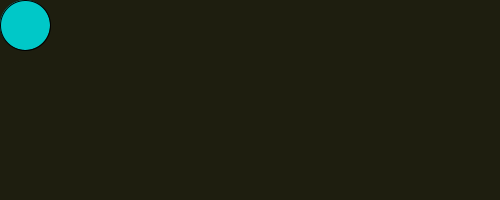
Frame 1 (no input)
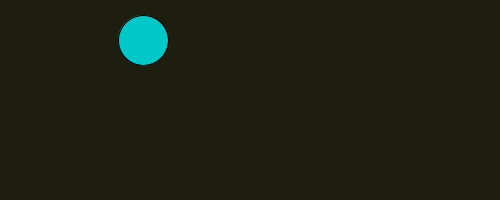
Frame 60 (the mouse pressed at the canvas centre just before this capture)
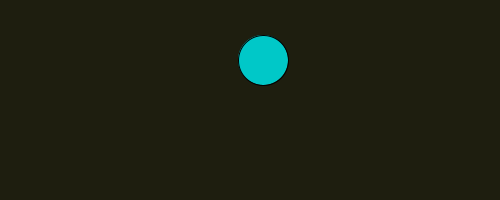
Frame 120 (the mouse held since frame 60 and released just before this capture)

The Processing sketch that drew these frames (run headless with seeded random() and noise(); from frame 60 on, the mouse is pressed at the canvas centre):

// Processing sketch: processing_66283
// ── processing_66283.pde

//Initial Position of the Ball
int xPos=25;
int yPos=25;

//Velocity of the Ball
int xVel=2;
int yVel=5;

//Space Setup
void setup() {
  size(500, 200);
  smooth();
}

//Bouncing Ball Setup
void draw() {
  background(30,30,15);
  fill(0, 200, 200);
  ellipse(xPos, yPos, 50, 50);

  xPos=xPos+xVel;
  yPos=yPos+yVel;

//To reverse the direction we set the value to Negative (Multiplying by -1)
  if (xPos>width-25||xPos<25) {
    xVel=xVel*-1;
  }
  if (yPos>height-25||yPos<25) {
    yVel=yVel*-1;
  }
}
